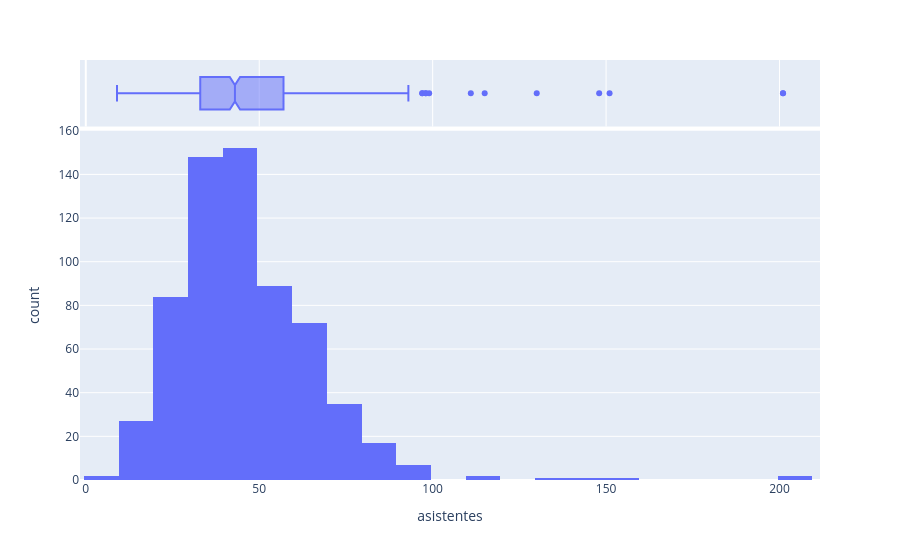

Notebook source saved alongside this figure:
### Markdown cell above
### ¿Cómo se distribuye los asistentes a los eventos?

### Code cell
fig = px.histogram(data_frame=df, x="asistentes", nbins=24, marginal="box")
fig.show()

### Figure 1 — Plotly figure (JSON) as saved in the notebook; plotly's stock layout.template omitted (floating-point values rounded to 4 significant figures; data arrays with more than 128 entries replaced by an {"elided": "..."} marker saying what was removed)
{"data": [{"bingroup": "x", "hovertemplate": "asistentes=%{x}<br>count=%{y}<extra></extra>", "legendgroup": "", "marker": {"color": "#636efa", "pattern": {"shape": ""}}, "name": "", "nbinsx": 24, "orientation": "v", "showlegend": false, "type": "histogram", "x": {"elided": "640 int values"}, "xaxis": "x", "yaxis": "y"}, {"hovertemplate": "asistentes=%{x}<extra></extra>", "legendgroup": "", "marker": {"color": "#636efa"}, "name": "", "notched": true, "showlegend": false, "type": "box", "x": {"elided": "640 int values"}, "xaxis": "x2", "yaxis": "y2"}], "layout": {"barmode": "relative", "legend": {"tracegroupgap": 0}, "margin": {"t": 60}, "xaxis": {"anchor": "y", "domain": [0, 1], "title": {"text": "asistentes"}}, "xaxis2": {"anchor": "y2", "domain": [0, 1], "matches": "x", "showgrid": true, "showticklabels": false}, "yaxis": {"anchor": "x", "domain": [0, 0.8316], "title": {"text": "count"}}, "yaxis2": {"anchor": "x2", "domain": [0.8416, 1], "matches": "y2", "showgrid": false, "showline": false, "showticklabels": false, "ticks": ""}}}
